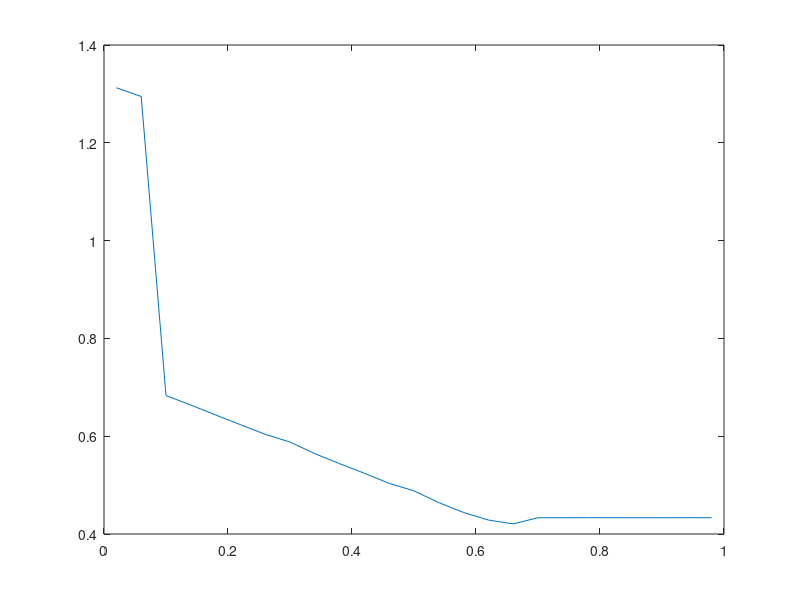

Here is the MATLAB script that generated this plot:
array1 = dlmread('data2.txt', ' ')
packet_gen_val = array1(:, [1])
avg_delay = array1(:, [2])
pc_packets_dropped = array1(:, [3])

plot(packet_gen_val, avg_delay)